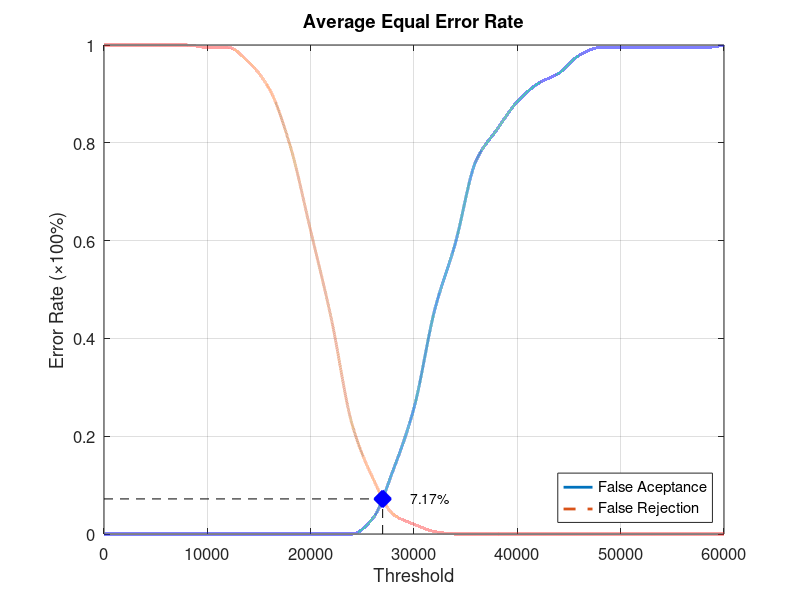
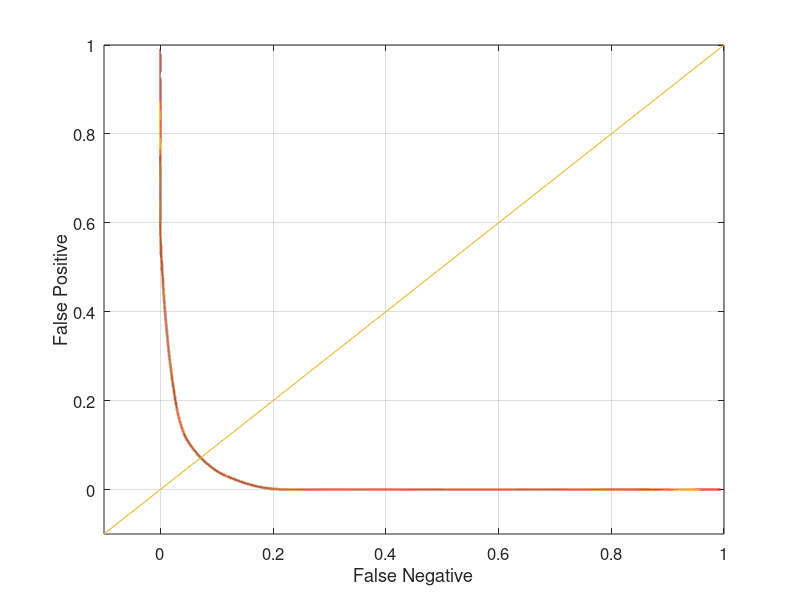

The MATLAB script that drew these images, in order:
function yEER = Database4_3
close all;
clear;
clc;
x = 0:2000:60000;
xq = 0:0.5:60000;

y0 = [0 0 0 0 0 0 0 0 0 0 0 0 0 0.0315789 0.131579 0.257895 0.457895 0.594737 0.763158 0.826316 0.884211 0.921053 0.942105 0.978947 0.994737 0.994737 0.994737 0.994737 0.994737 0.994737 1];
yy0 = interp1(x, y0, xq, 'pchip');
y1 = [1 1 1 1 1 0.995 0.995 0.965 0.91 0.795 0.62 0.44 0.225 0.115 0.04 0.02 0.005 0 0 0 0 0 0 0 0 0 0 0 0 0 0];
yy1 = interp1(x, y1, xq, 'pchip');

% Calculating EER: 
y2 = abs(y0 - y1);
find(y2 == min(y2))
yy2 = abs(yy0 - yy1);
xEER = find(yy2 == min(yy2));
xEERIndex = xq(xEER) % X-axis EER
yEER = yy0(xEER) % Y-axis EER

main = figure
plot(xq, yy0,'-','LineWidth', 2);	hold on
plot(xq, yy1,'--','LineWidth', 2);	hold on
plot([xEERIndex xEERIndex], [0 yEER], 'k--');	hold on
plot([0 xEERIndex], [yEER yEER], 'k--');	hold on
plot(xEERIndex, yEER, 'bx', 'LineWidth', 10);	hold on
text(xEERIndex + 10 * xEERIndex / 100, yEER, [num2str(round((10000 * yEER)) / 100) '%'])
legend('False Aceptance', 'False Rejection', 'Location', 'SouthEast')
xlabel('Threshold')
ylabel('Error Rate (\times100%)')
title('Average Equal Error Rate')
set(gca, 'FontSize', 12)
axis([0 60000 0 1])
grid on

print(main, 'Database4_3Main', '-dpng');
FNRxFPR = figure('Color', [1 1 1]);
plot(yy1, yy0, '-', yy1, yy0, 'LineWidth', 2);
hold on
y = -0.1:0.1:1
plot(y, y); 
set(gca, 'FontSize', 12)
xlabel('False Negative')
ylabel('False Positive')
axis([-0.1 1 -0.1 1])
set(gca, 'FontSize', 12)
grid on

print(FNRxFPR, 'Database4_3FNRxFPR','-dpng');
end
